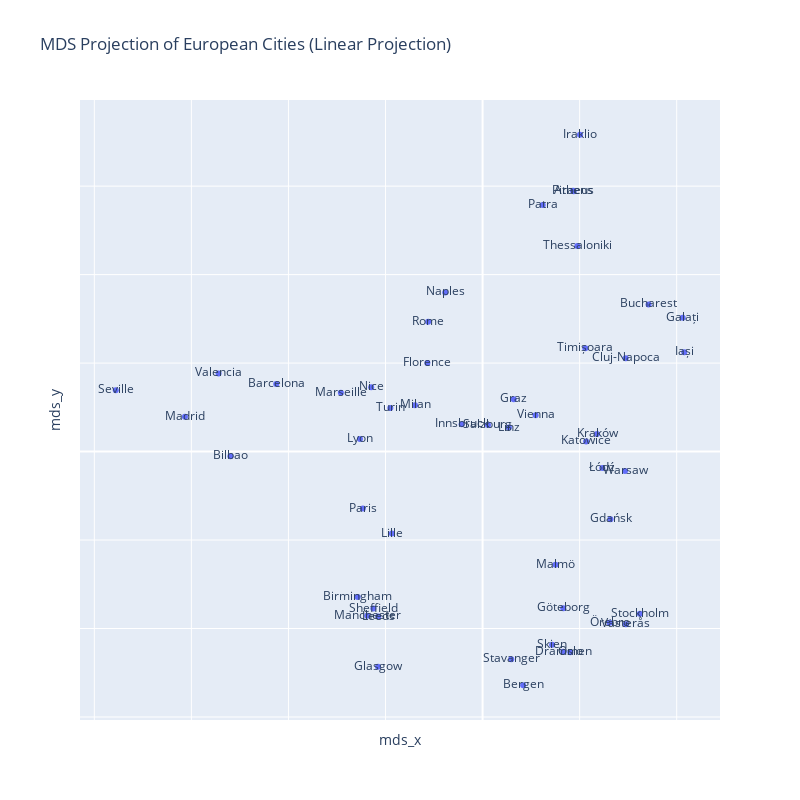

The cell this chart's notebook holds for it:
### Code cell
fig = px.scatter(eu_results, x="mds_x", y="mds_y",
                text="city", width=800, height=800, title="MDS Projection of European Cities (Linear Projection)")


fig.update_xaxes(
    showticklabels=False
)
fig.update_yaxes(
    showticklabels=False
)

fig

### Figure 1 — Plotly figure (JSON) as saved in the notebook; plotly's stock layout.template omitted (floating-point values rounded to 4 significant figures)
{"data": [{"hovertemplate": "mds_x=%{x}<br>mds_y=%{y}<br>city=%{text}<extra></extra>", "legendgroup": "", "marker": {"color": "#636efa", "symbol": "circle"}, "mode": "markers+text", "name": "", "orientation": "v", "showlegend": false, "text": ["Vienna", "Linz", "Graz", "Salzburg", "Innsbruck", "Paris", "Lyon", "Marseille", "Lille", "Nice", "Athens", "Thessaloniki", "Piraeus", "Patra", "Iraklio", "Rome", "Milan", "Naples", "Turin", "Florence", "Oslo", "Bergen", "Stavanger", "Drammen", "Skien", "Katowice", "Warsaw", "Łódź", "Kraków", "Gdańsk", "Bucharest", "Iași", "Cluj-Napoca", "Timișoara", "Galați", "Madrid", "Barcelona", "Seville", "Bilbao", "Valencia", "Stockholm", "Göteborg", "Malmö", "Västerås", "Örebro", "Birmingham", "Manchester", "Leeds", "Sheffield", "Glasgow"], "type": "scatter", "x": [273.1, 135.5, 160.2, 27.78, -108.1, -616.8, -631.8, -730.1, -467.1, -573.9, 469.1, 488.0, 466.0, 309.7, 501.7, -280.5, -348.1, -192.6, -475.2, -284.5, 451.6, 209.0, 147.8, 415.6, 358.3, 533.4, 733.6, 616.7, 589.5, 659.0, 855.1, 1039.0, 737.0, 529.1, 1031.0, -1533.0, -1063.0, -1890.0, -1299.0, -1360.0, 810.3, 415.6, 375.5, 738.1, 654.4, -643.3, -594.5, -537.3, -562.8, -538.8], "xaxis": "x", "y": [205.4, 135.4, 295.0, 150.7, 153.8, -322.5, 70.3, 332.0, -463.3, 364.1, 1471.0, 1161.0, 1474.0, 1394.0, 1790.0, 733.3, 261.3, 899.6, 245.8, 501.1, -1134.0, -1321.0, -1174.0, -1132.0, -1091.0, 57.09, -109.4, -92.39, 99.83, -382.0, 831.3, 561.5, 527.2, 584.1, 756.0, 196.8, 381.2, 347.1, -26.69, 441.6, -916.5, -885.7, -640.2, -976.3, -967.7, -822.5, -928.1, -932.5, -887.3, -1217.0], "yaxis": "y"}], "layout": {"height": 800, "legend": {"tracegroupgap": 0}, "title": {"text": "MDS Projection of European Cities (Linear Projection)"}, "width": 800, "xaxis": {"anchor": "y", "domain": [0, 1], "showticklabels": false, "title": {"text": "mds_x"}}, "yaxis": {"anchor": "x", "domain": [0, 1], "showticklabels": false, "title": {"text": "mds_y"}}}}
